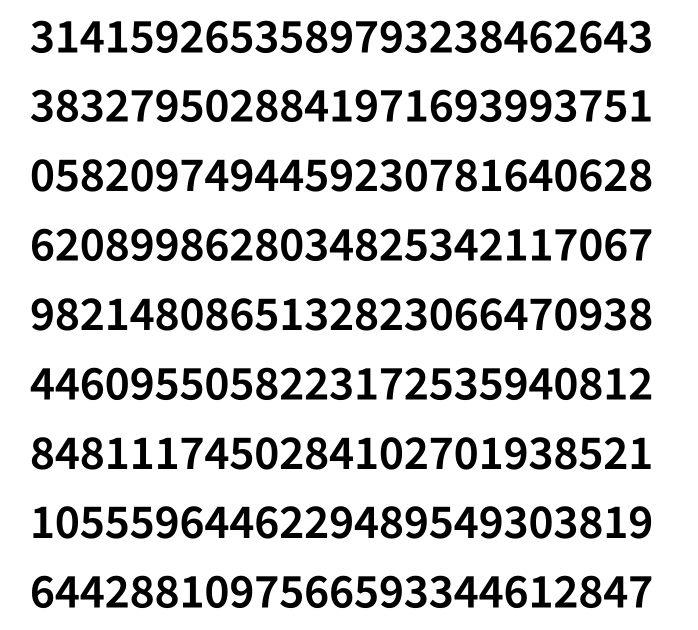
#> input picture train.png, 1396 x 1260 px (shown at 1/2 size)
$ jupyter execute --allow-errors tmp.ipynb   (older library calls are emulated)
#> lines starting #> are read from the running program, lines starting #| are printed output that depends on the picture; after the words box and inside, x2 and y2 are one past the last pixel; in counts of white or black regions, pixels touching at a corner belong together
[cell 1]
import cv2
import sys
import numpy as np
import matplotlib.pyplot as plt

[cell 2]
img = cv2.imread("train.png")
#> img is the input picture: shape (1260, 1396, 3); min 0, max 255, mean 210
im3 = img.copy()

gray = cv2.cvtColor(im3,cv2.COLOR_BGR2GRAY)
blur = cv2.GaussianBlur(gray,(5,5),0)
thresh = cv2.adaptiveThreshold(blur,255,1,1,11,2)
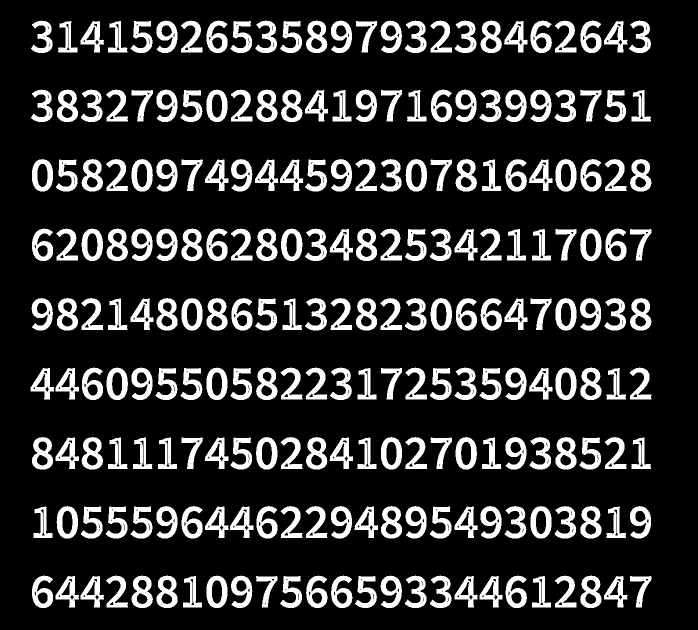
#> thresh: shape (1260, 1396) (shown at 1/2 size); 17.2% white; 225 white regions

#################      Now finding Contours         ###################
# plt.imshow(thresh)
count =0
_,contours,_ = cv2.findContours(thresh,cv2.RETR_LIST,cv2.CHAIN_APPROX_SIMPLE)
#> contours = 835 contours, 318 with area under 20; largest, box (x1, y1, x2, y2) and area: (1160, 457, 1203, 522) 2186, (263, 318, 306, 383) 2186, (811, 318, 854, 383) 2184, (113, 1012, 156, 1077) 2182, (911, 874, 954, 939) 2182
for cnt in contours:
    [x,y,w,h] = cv2.boundingRect(cnt)

    if  h>28 and w > 28:
        count+=1
        cv2.rectangle(im3,(x,y),(x+w,y+h),(0,0,255),2)
#> this loop made 835 passes
#> (x, y, w, h) on passes 1, 2, 3, 4, 6, 8, 9, 10, 11, 12, 13, 14: (529, 1204, 3, 6), (1277, 1203, 3, 6), (1116, 1203, 9, 8), (219, 1203, 9, 8), (894, 1201, 3, 4), (895, 1194, 3, 9), (845, 1194, 3, 9), (1236, 1189, 9, 11), (1213, 1189, 5, 6), (964, 1189, 5, 6), (937, 1189, 9, 11), (914, 1189, 5, 6)
#> (cnt, x, y, w, h) on passes 5, 7, 26, 31, 32, 33: ([[844, 1203], [845, 1202], [846, 1203], [845, 1204]], 844, 1202, 3, 3), ([[745, 1200], [746, 1199], [747, 1200], [746, 1201]], 745, 1199, 3, 3), ([[744, 1186], [745, 1185], [746, 1186], [745, 1187]], 744, 1185, 3, 3), ([[1186, 1184], [1187, 1183], [1188, 1184], [1187, 1185]], 1186, 1183, 3, 3), ([[338, 1184], [339, 1183], [340, 1184], [339, 1185]], 338, 1183, 3, 3), ([[289, 1184], [290, 1183], [291, 1184], [290, 1185]], 289, 1183, 3, 3)
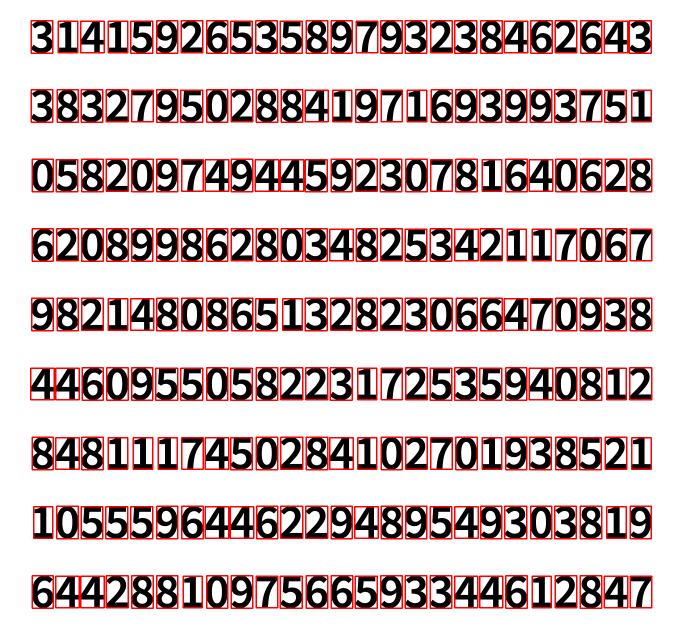
#> im3: shape (1260, 1396, 3) (shown at 1/2 size); 8.17% of pixels changed, all inside (x1, y1, x2, y2) = (60, 40, 1305, 1218)
#> after the loop, count = 225

plt.imshow(im3)
print(count)
#| 225

#> (a cell that did not finish here is left out)

#> (a cell that did not finish here is left out)

#> (a cell that did not finish here is left out)

[cell 6]
im = cv2.imread('train.png')
im3 = im.copy()

gray = cv2.cvtColor(im,cv2.COLOR_BGR2GRAY)
blur = cv2.GaussianBlur(gray,(5,5),0)
thresh = cv2.adaptiveThreshold(blur,255,1,1,11,2)

#################      Now finding Contours         ###################

hierarchy,contours,_ = cv2.findContours(thresh,cv2.RETR_LIST,cv2.CHAIN_APPROX_SIMPLE)
def get_contour_precedence(contour, cols):
#> called with contour = array of shape (6, 1, 2), cols = 1396
    tolerance_factor = 10
    origin = cv2.boundingRect(contour)
#> origin = (529, 1204, 3, 6)
    return ((origin[1] // tolerance_factor) * tolerance_factor) * cols + origin[0]


contours.sort(key=lambda x:get_contour_precedence(x, img.shape[1]))

samples =  np.empty((0,100))
chars = '314159265358979323846264338327950288419716939937510582097494459230781640628620899862803482534211706798214808651328230664709384460955058223172535940812848111745028410270193852110555964462294895493038196442881097566593344612847'
chars = list(chars)
responses = []
count = 0
for cnt in contours:
    [x,y,w,h] = cv2.boundingRect(cnt)

    if  h>28 and w>28:
        im = cv2.rectangle(im,(x,y),(x+w,y+h),(0,0,255),2)
        im = cv2.putText(im,chars[count],(x,y+h),1,3,(255,0,0),3)
        roi = thresh[y:y+h,x:x+w]
        roismall = cv2.resize(roi,(10,10))
        responses.append(int(chars[count]))
        sample = roismall.reshape((1,100))
        samples = np.append(samples,sample,0)
        count+=1
#> this loop made 835 passes
#> (x, y, w, h) on passes 1 to 12: (62, 41, 43, 65), (116, 42, 39, 63), (131, 47, 9, 54), (161, 42, 47, 63), (187, 47, 8, 8), (216, 42, 39, 63), (230, 47, 10, 54), (261, 42, 44, 64), (272, 47, 5, 5), (313, 41, 42, 65), (362, 41, 43, 64), (413, 41, 42, 65)
#> (cnt, x, y, w, h) on pass 37: ([[94, 52], [95, 51], [96, 52], [95, 53]], 94, 51, 3, 3)
#> pass 1, `roi = thresh[y:y+h,x:x+w]`:
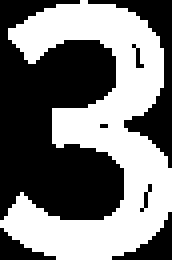
#> roi: shape (65, 43) (shown 4 times larger); 47.3% white; 1 white region, box (x1, y1, x2, y2) and area: (0, 0, 43, 65) 1321
#> pass 2, `im = cv2.rectangle(im,(x,y),(x+w,y+h),(0,0,255),2)`:
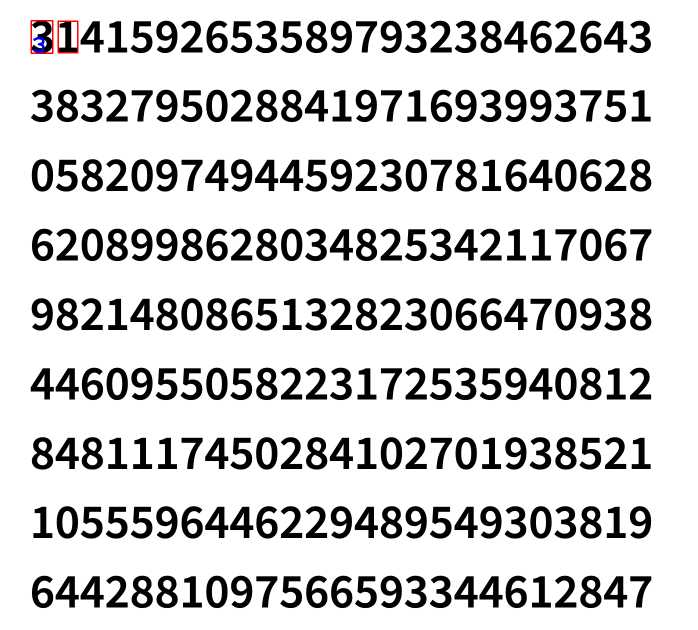
#> im: shape (1260, 1396, 3) (shown at 1/2 size); mean B, G, R 209.8, 209.8, 210
#> after the loop:
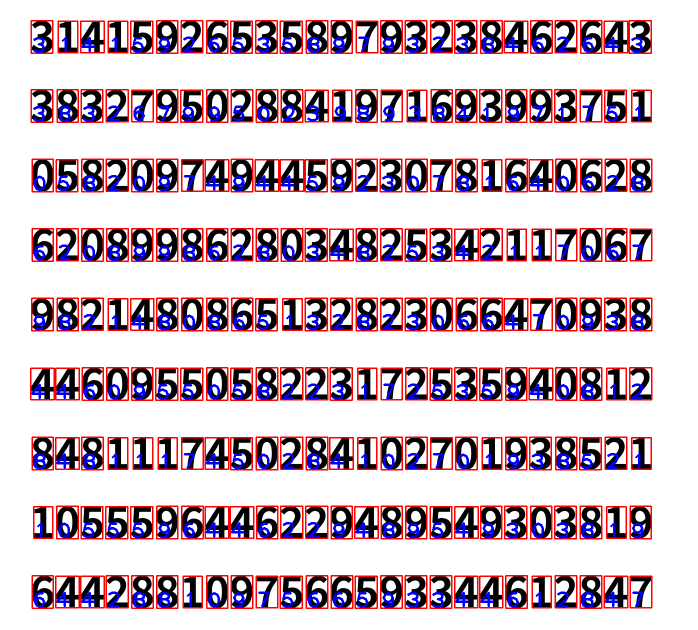
#> im: shape (1260, 1396, 3) (shown at 1/2 size); 12.41% of pixels changed, all inside (x1, y1, x2, y2) = (60, 40, 1305, 1218)
#> after the loop:
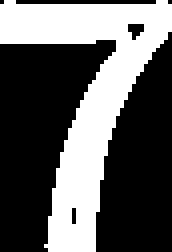
#> roi: shape (63, 43) (shown 4 times larger); 36.9% white; 1 white region, box (x1, y1, x2, y2) and area: (0, 0, 43, 63) 1000
#> after the loop:
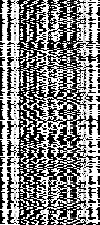
#> samples: shape (225, 100) float64; min 0, max 255, mean 130.6

responses = np.array(responses,np.float32)
responses = responses.reshape((responses.size,1))
print("training complete")

plt.figure(figsize=(20,20))
plt.imshow(im)

np.savetxt('generalsamples.data',samples)
np.savetxt('generalresponses.data',responses)

#> (a cell that did not finish here is left out)

[cell 8]
thresh2 = cv2.threshold(gray,127,255,cv2.THRESH_BINARY_INV)
opening = cv2.morphologyEx(thresh2[1], cv2.MORPH_OPEN, (5,5))
#> opening: shape (1260, 1396); 17.6% white; 225 white regions, largest, box (x1, y1, x2, y2) and area: (213, 458, 256, 523) 1595, (562, 180, 605, 245) 1594, (911, 319, 954, 384) 1593

[cell 9]
erosion = cv2.erode(thresh2[1],(5,5),iterations = 2)
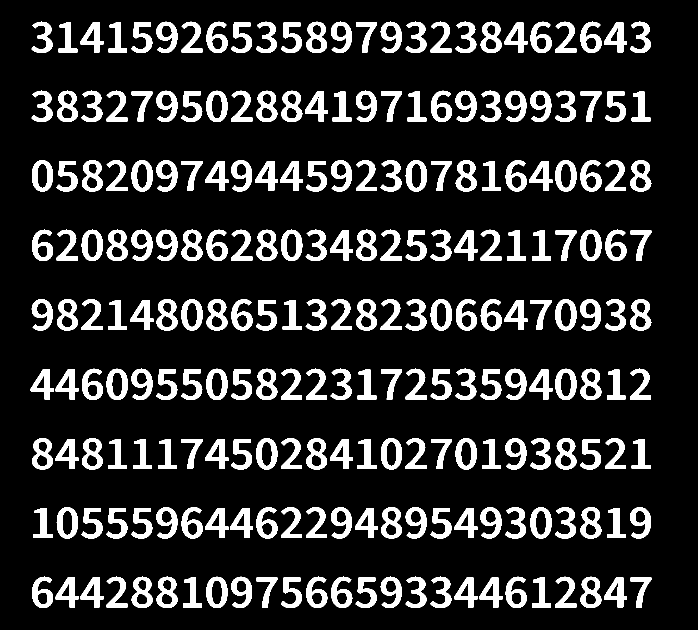
#> erosion: shape (1260, 1396) (shown at 1/2 size); 15.6% white; 225 white regions, largest, box (x1, y1, x2, y2) and area: (213, 459, 256, 522) 1405, (562, 181, 605, 244) 1404, (911, 320, 954, 383) 1403
dilation = cv2.dilate(erosion,(5,5),iterations = 2)
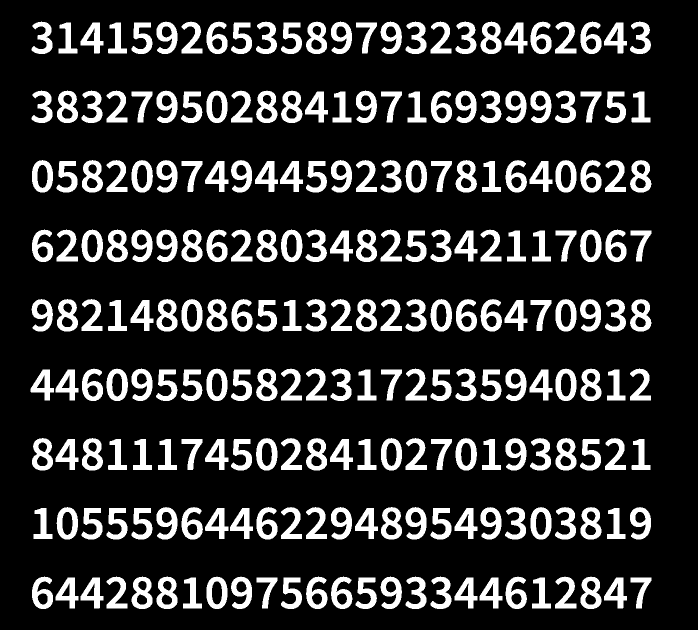
#> dilation: shape (1260, 1396) (shown at 1/2 size); 17.6% white; 225 white regions, largest, box (x1, y1, x2, y2) and area: (213, 459, 256, 524) 1595, (562, 181, 605, 246) 1594, (911, 320, 954, 385) 1593

opening = cv2.morphologyEx(thresh2[1], cv2.MORPH_OPEN, (5,5))
plt.imshow(opening)

[cell 10]
plt.imshow(thresh2[1])
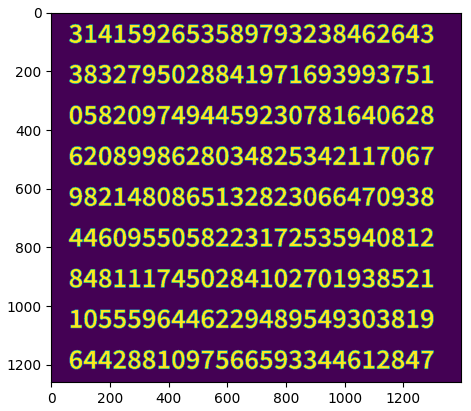
#> figure drawn by matplotlib, 1 panel

$ run again, with scp_example.png copied over train.png
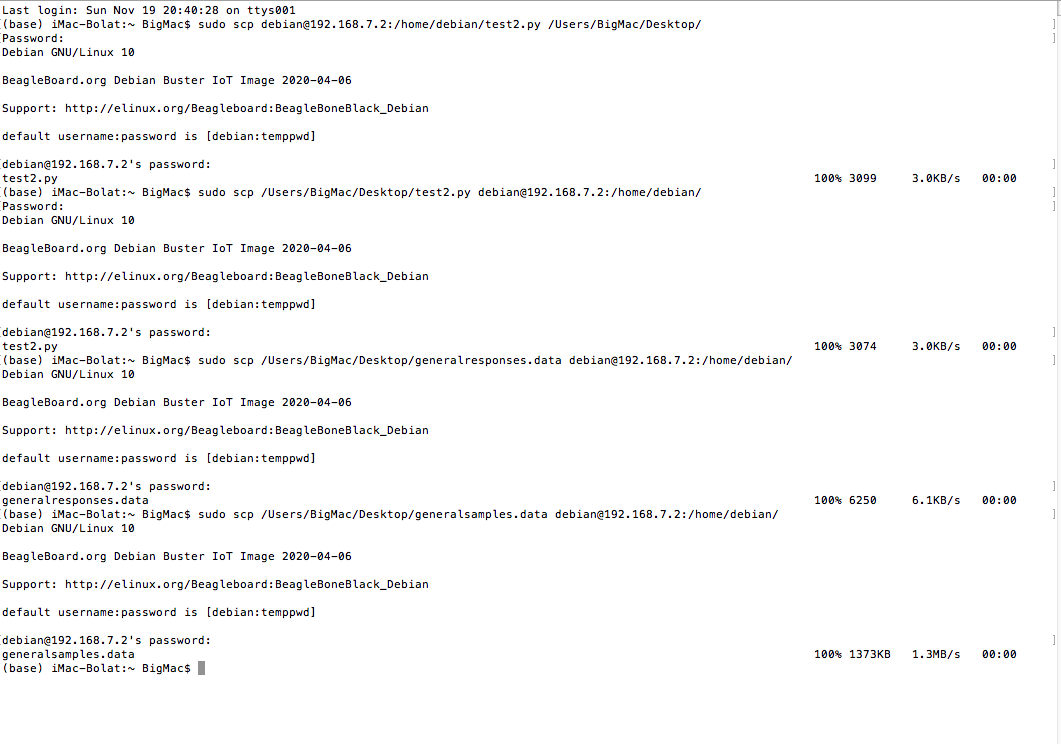
#> input picture scp_example.png, 1061 x 744 px
#> img is the input picture: shape (744, 1061, 3); mean B, G, R 247.9, 247.6, 247.7
#> `thresh = cv2.adaptiveThreshold(blur,255,1,1,11,2)`:
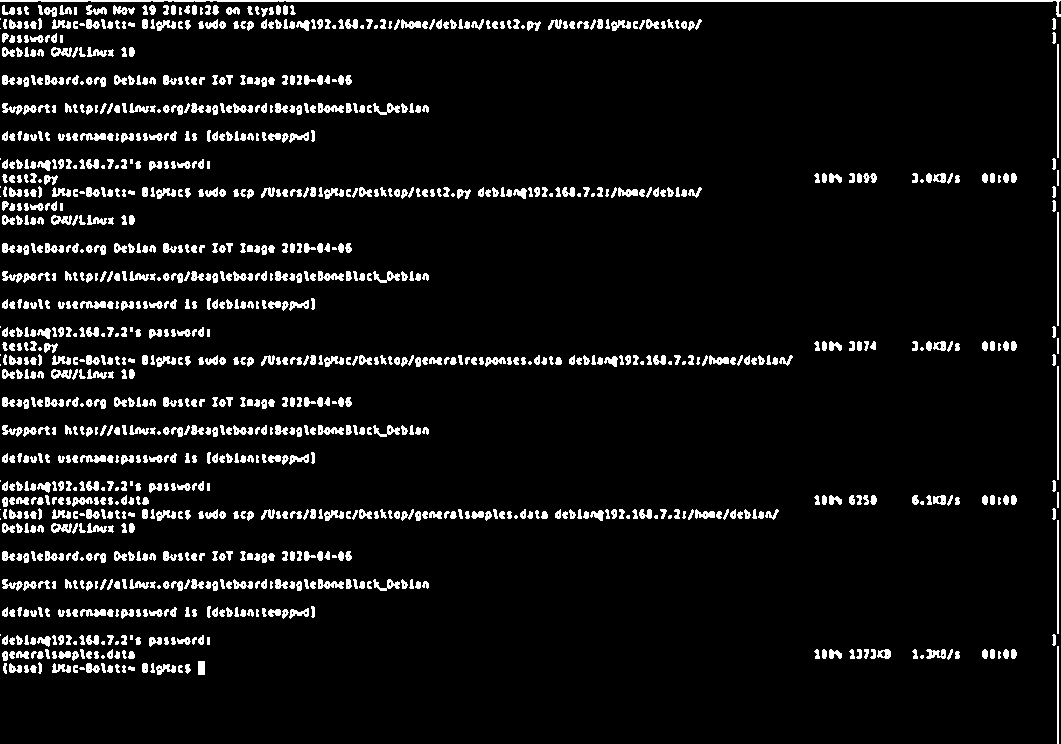
#> thresh: shape (744, 1061); 6.9% white; 1147 white regions (69 under 20 px)
#> contours = 1479 contours, 579 with area under 20; largest, box (x1, y1, x2, y2) and area: (0, 0, 1061, 17) 1059, (318, 579, 344, 589) 120, (318, 425, 344, 435) 120, (318, 271, 344, 281) 120, (318, 103, 344, 113) 120
#> the loop `for cnt in contours:` made 1479 passes
#> (x, y, w, h) on passes 3 to 5: (157, 667, 5, 4), (95, 667, 3, 4), (11, 667, 3, 4)
#> after the loop `for cnt in contours:`: count = 0
#| 0
#> origin = (144, 668, 3, 3)
#> the loop `for cnt in contours:` made 1479 passes
#> (x, y, w, h) on passes 1 to 3: (0, 0, 1061, 17), (2, 5, 13, 10), (17, 7, 5, 8)
#> after the loop `for cnt in contours:`: count = 0; responses = []
#> `responses = np.array(responses,np.float32)`: responses = empty array
#> opening: shape (744, 1061); 1.8% white in thin lines or dots, all inside (x1, y1, x2, y2) = (3, 7, 1016, 674)
#> erosion: shape (744, 1061); 0.76% white in thin lines or dots, all inside (x1, y1, x2, y2) = (3, 8, 1016, 673)
#> dilation: shape (744, 1061); 1.3% white in thin lines or dots, all inside (x1, y1, x2, y2) = (3, 8, 1016, 675)
#> `[cell 10] plt.imshow(thresh2[1])`:
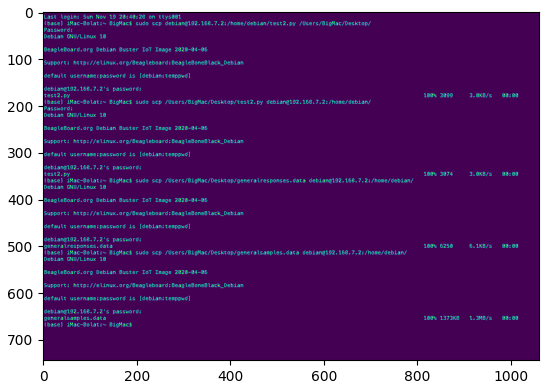
#> figure drawn by matplotlib, 1 panel
